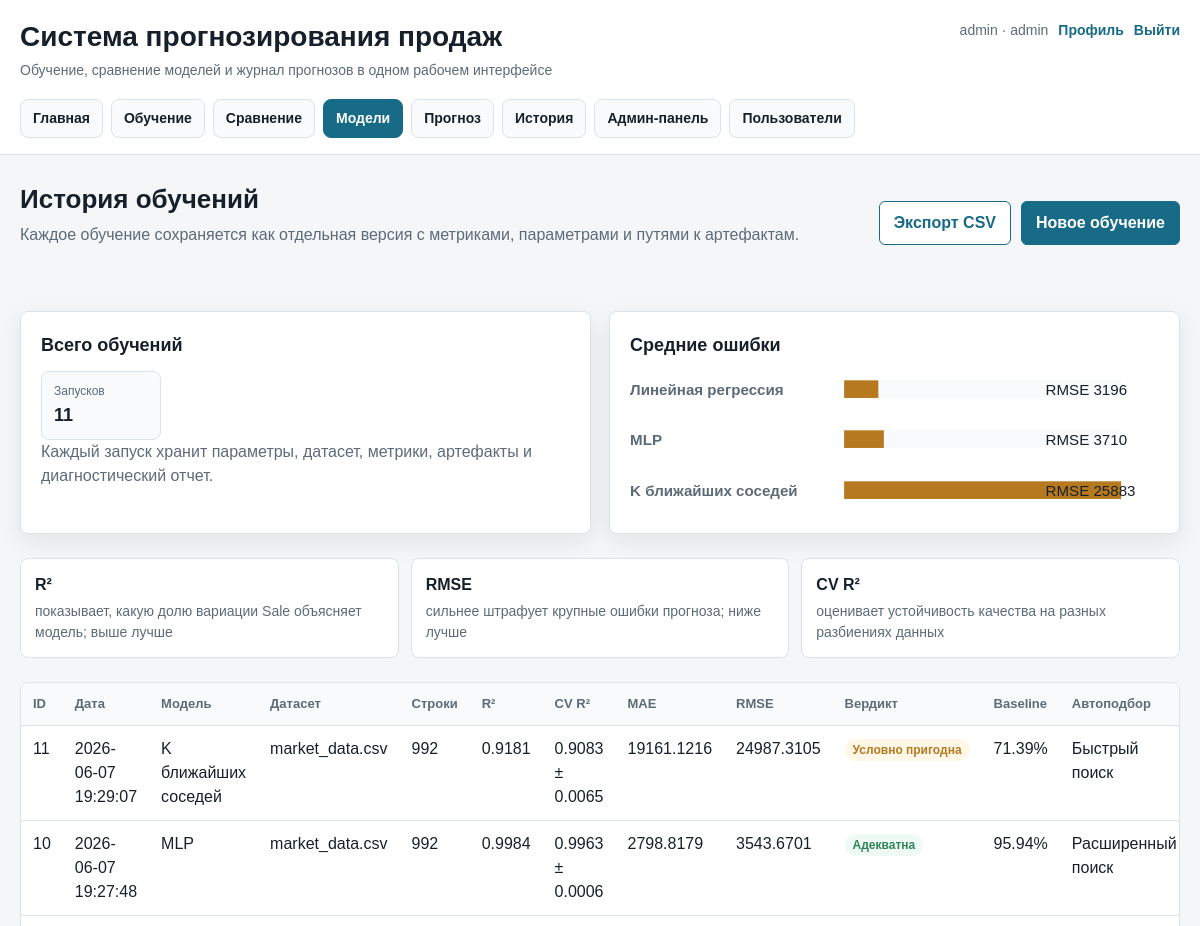
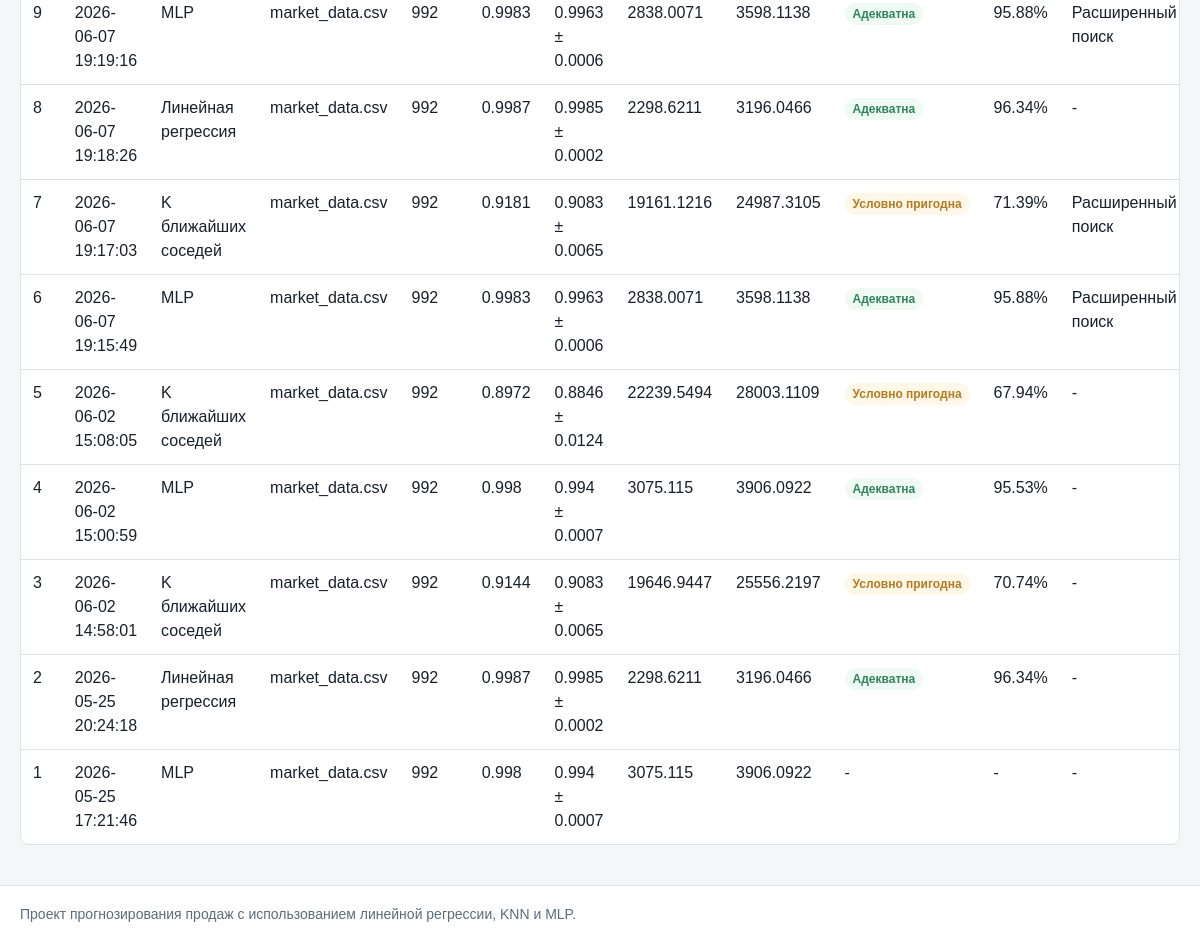
The page /models (signed in) on the database its author committed (2 pictures, top to bottom).
### tables this page shows
CREATE TABLE model_training_history (
            id INTEGER PRIMARY KEY AUTOINCREMENT,
            model_name TEXT NOT NULL,
            model_title TEXT NOT NULL,
            dataset_name TEXT NOT NULL,
            rows_count INTEGER NOT NULL,
            train_size INTEGER NOT NULL,
            test_size INTEGER NOT NULL,
            feature_columns TEXT NOT NULL,
            parameters TEXT,
            metrics_r2 REAL NOT NULL,
            metrics_mae REAL NOT NULL,
            metrics_rmse REAL NOT NULL,
            cv_r2_mean REAL,
            cv_r2_std REAL,
            artifact_dir TEXT,
            model_path TEXT,
            x_scaler_path TEXT,
            y_scaler_path TEXT,
            coefficients TEXT,
            loss_history TEXT,
            dataset_report TEXT,
            created_at TEXT NOT NULL
        , train_metrics TEXT, baseline_metrics TEXT, residual_report TEXT, adequacy_report TEXT, training_protocol TEXT, hyperparameter_search_report TEXT);

### app/routes.py (the view)
@main_bp.route("/models")
@login_required
def trained_models():
    rows = get_training_history(current_app.config["DATABASE_PATH"])
    stats = get_training_summary_stats(current_app.config["DATABASE_PATH"])
    return render_template("models.html", rows=build_training_history_view(rows), stats=stats)

### app/database/db.py (called while the page is built)
def get_connection(db_path: str):
    conn = sqlite3.connect(db_path)
    conn.row_factory = sqlite3.Row
    return conn

def get_training_history(db_path: str, limit: int | None = None):
    conn = get_connection(db_path)
    cursor = conn.cursor()
    sql = """
        SELECT *
        FROM model_training_history
        ORDER BY id DESC
    """
    params = ()
    if limit is not None:
        sql += " LIMIT ?"
        params = (limit,)
    cursor.execute(sql, params)
    rows = cursor.fetchall()
    conn.close()
    return rows

### app/routes.py (called while the page is built)
def json_load(value, fallback):
    if not value:
        return fallback
    try:
        return json.loads(value)
    except json.JSONDecodeError:
        return fallback

def build_training_history_view(rows):
    view_rows = []
    for row in rows:
        item = {key: row[key] for key in row.keys()}
        adequacy_report = json_load(row["adequacy_report"], {})
        baseline_metrics = json_load(row["baseline_metrics"], {})
        search_report = json_load(row["hyperparameter_search_report"], {})
        item["verdict"] = adequacy_report.get("verdict")
        item["verdict_label"] = adequacy_report.get("verdict_label")
        item["baseline_improvement_percent"] = adequacy_report.get("baseline_improvement_percent")
        item["baseline_rmse"] = baseline_metrics.get("rmse")
        item["search_enabled"] = search_report.get("enabled", False)
        item["search_mode_title"] = search_report.get("mode_title")
        view_rows.append(item)
    return view_rows

### app/templates/models.html (shortened to what this page needs)
{% extends "base.html" %}
{% block content %}
<section class="dashboard-section">
    <div class="page-header">
        <div>
            <h2>История обучений</h2>
            <p>Каждое обучение сохраняется как отдельная версия с метриками, параметрами и путями к артефактам.</p>
        </div>
        <div class="actions-row">
            <a class="button button-secondary" href="{{ url_for('main.export_models_csv') }}">Экспорт CSV</a>
            <a class="button" href="{{ url_for('main.upload') }}">Новое обучение</a>
        </div>
    </div>
    <div class="dashboard-grid">
        <div class="dashboard-card">
            <h3>Всего обучений</h3>
            <div class="metric-row">
                <div class="metric-pill"><span>Запусков</span><strong>{{ stats.total_training_runs }}</strong></div>
            </div>
            <p>Каждый запуск хранит параметры, датасет, метрики, артефакты и диагностический отчет.</p>
        </div>
        <div class="dashboard-card">
            <h3>Средние ошибки</h3>
            {% if stats.avg_errors %}
                <div class="bar-list">
                    {% for row in stats.avg_errors %}
                        <svg class="mini-bar-svg" viewBox="0 0 420 34" role="img" aria-label="{{ row.model_title }}">
                            <text class="chart-row-label" x="0" y="21">{{ row.model_title }}</text>
                            <rect class="mini-bar-track" x="170" y="9" width="220" height="14"></rect>
                            <rect class="mini-bar-fill mini-bar-warning" x="170" y="9" width="{{ (row.avg_rmse / stats.avg_errors[-1].avg_rmse * 220) if stats.avg_errors[-1].avg_rmse else 0 }}" height="14"></rect>
                            <text class="chart-value-label" x="330" y="21">RMSE {{ "%.0f"|format(row.avg_rmse) }}</text>
                        </svg>
                    {% endfor %}
                </div>
            {% else %}
                <p>Нет данных.</p>
            {% endif %}
        </div>
    </div>
    <div class="info-strip">
        <div>
            <strong>R²</strong>
            <span>показывает, какую долю вариации Sale объясняет модель; выше лучше</span>
        </div>
        <div>
            <strong>RMSE</strong>
            <span>сильнее штрафует крупные ошибки прогноза; ниже лучше</span>
        </div>
        <div>
            <strong>CV R²</strong>
            <span>оценивает устойчивость качества на разных разбиениях данных</span>
        </div>
    </div>
    {% if rows %}
        <div class="table-wrapper">
            <table class="data-table">
                <thead>
                    <tr>
                        <th>ID</th>
                        <th>Дата</th>
                        <th>Модель</th>
                        <th>Датасет</th>
                        <th>Строки</th>
                        <th>R²</th>
                        <th>CV R²</th>
                        <th>MAE</th>
                        <th>RMSE</th>
                        <th>Вердикт</th>
                        <th>Baseline</th>
                        <th>Автоподбор</th>
                    </tr>
                </thead>
                <tbody>
                    {% for row in rows %}
                        <tr>
                            <td>{{ row["id"] }}</td>
                            <td>{{ row["created_at"] }}</td>
                            <td>{{ row["model_title"] }}</td>
                            <td>{{ row["dataset_name"] }}</td>
                            <td>{{ row["rows_count"] }}</td>
                            <td>{{ row["metrics_r2"] }}</td>
                            <td>
                                {% if row["cv_r2_mean"] is not none %}
                                    {{ row["cv_r2_mean"] }} ± {{ row["cv_r2_std"] }}
                                {% else %}
                                    -
                                {% endif %}
                            </td>
                            <td>{{ row["metrics_mae"] }}</td>
                            <td>{{ row["metrics_rmse"] }}</td>
                            <td>
                                {% if row["verdict_label"] %}
                                    {% if row["verdict"] == "good" %}
                                        <span class="status-badge status-success">{{ row["verdict_label"] }}</span>
                                    {% elif row["verdict"] == "warning" %}
                                        <span class="status-badge status-warning">{{ row["verdict_label"] }}</span>
                                    {% else %}
                                        <span class="status-badge status-error">{{ row["verdict_label"] }}</span>
                                    {% endif %}
                                {% else %}
                                    -
                                {% endif %}
                            </td>
                            <td>
                                {% if row["baseline_improvement_percent"] is not none %}
                                    {{ row["baseline_improvement_percent"] }}%
                                {% else %}
                                    -
                                {% endif %}
                            </td>
                            <td>
                                {% if row["search_enabled"] %}
                                    {{ row["search_mode_title"] }}
                                {% else %}
                                    -
                                {% endif %}
                            </td>
                        </tr>
                    {% endfor %}
                </tbody>
            </table>
        </div>
    {% else %}
        <div class="empty-state">История обучения пока пуста. Запустите обучение модели на странице «Обучение».</div>
    {% endif %}
</section>
{% endblock %}

### app/static/css/style.css (style rules this page uses)
:root { --bg: #f4f6f8; --surface: #ffffff; --surface-muted: #f8fafc; --border: #dbe3ea; --border-strong: #bdcad5; --text: #17202a; --muted: #5d6b78; --primary: #176b87; --primary-dark: #104f63; --success: #2f855a; --danger: #b42318; --warning: #b7791f; --info: #2457a6; --shadow: 0 8px 24px rgba(23, 32, 42, 0.08); }
* { box-sizing: border-box; }
body { margin: 0; background: var(--bg); color: var(--text); font-family: Arial, sans-serif; line-height: 1.5; }
a { color: var(--primary); text-decoration: none; }
.page-header { display: flex; align-items: flex-start; justify-content: space-between; gap: 20px; margin-bottom: 24px; }
.page-header h2, .section-title { margin: 0; font-size: 26px; line-height: 1.25; }
.page-header p { max-width: 780px; margin: 8px 0 0; color: var(--muted); }
.panel, .dashboard-card, .info-panel, .result-panel, .auth-panel { background: var(--surface); border: 1px solid var(--border); border-radius: 8px; box-shadow: var(--shadow); }
.dashboard-section { display: grid; gap: 24px; }
.dashboard-grid, .stats-grid { display: grid; grid-template-columns: repeat(2, minmax(0, 1fr)); gap: 18px; }
.info-strip { display: grid; grid-template-columns: repeat(3, minmax(0, 1fr)); gap: 12px; }
.info-strip > div { padding: 14px; border: 1px solid var(--border); border-radius: 8px; background: var(--surface); }
.info-strip strong, .info-strip span { display: block; }
.info-strip span { margin-top: 4px; color: var(--muted); font-size: 14px; }
.dashboard-card, .info-panel, .result-panel { padding: 20px; }
.dashboard-card h3, .info-panel h3, .result-panel h3 { margin: 0 0 10px; font-size: 18px; }
.dashboard-card p, .info-panel p, .result-panel p { margin: 0 0 14px; color: var(--muted); }
.metric-row { display: flex; flex-wrap: wrap; gap: 12px; margin-top: 12px; }
.metric-pill { min-width: 120px; padding: 10px 12px; border-radius: 8px; background: var(--surface-muted); border: 1px solid var(--border); }
.metric-pill span { display: block; color: var(--muted); font-size: 12px; }
.metric-pill strong { display: block; margin-top: 2px; font-size: 18px; }
.actions-row { display: flex; flex-wrap: wrap; gap: 10px; align-items: center; margin: 18px 0; }
.button, button { display: inline-flex; align-items: center; justify-content: center; min-height: 40px; padding: 9px 14px; border: 1px solid var(--primary); border-radius: 6px; background: var(--primary); color: #fff; font-weight: 700; cursor: pointer; }
.button-secondary { background: #fff; color: var(--primary); }
.table-wrapper { width: 100%; overflow-x: auto; border: 1px solid var(--border); border-radius: 8px; background: var(--surface); }
.data-table { width: 100%; min-width: 760px; border-collapse: collapse; }
.data-table th, .data-table td { padding: 11px 12px; border-bottom: 1px solid var(--border); text-align: left; vertical-align: top; }
.data-table th { background: var(--surface-muted); color: var(--muted); font-size: 13px; }
.data-table tr:last-child td { border-bottom: 0; }
.status-badge { flex: 0 0 auto; padding: 4px 8px; border-radius: 999px; font-size: 12px; font-style: normal; font-weight: 700; white-space: nowrap; }
.status-trained, .status-success { background: #effaf4; color: var(--success); }
.status-warning { background: #fff8e8; color: var(--warning); }
.chart-label, .chart-row-label, .chart-value-label, .chart-axis-title { fill: var(--muted); font-size: 12px; }
.chart-row-label { font-weight: 700; }
.chart-value-label { fill: var(--text); }
.bar-list { display: grid; gap: 8px; }
.mini-bar-svg { display: block; width: 100%; height: auto; }

### rows shown on the page
model_training_history: id "11", created_at "2026-06-07 19:29:07", model_title "K ближайших соседей", dataset_name "market_data.csv", rows_count "992", metrics_r2 "0.9181", cv_r2_mean "0.9083", cv_r2_std "0.0065", metrics_mae "19161.1216", metrics_rmse "24987.3105", verdict_label "Условно пригодна", baseline_improvement_percent "71.39", search_mode_title "Быстрый поиск"
model_training_history: id "10", created_at "2026-06-07 19:27:48", model_title "MLP", dataset_name "market_data.csv", rows_count "992", metrics_r2 "0.9984", cv_r2_mean "0.9963", cv_r2_std "0.0006", metrics_mae "2798.8179", metrics_rmse "3543.6701", verdict_label "Адекватна", baseline_improvement_percent "95.94", search_mode_title "Расширенный поиск"
model_training_history: id "9", created_at "2026-06-07 19:19:16", model_title "MLP", dataset_name "market_data.csv", rows_count "992", metrics_r2 "0.9983", cv_r2_mean "0.9963", cv_r2_std "0.0006", metrics_mae "2838.0071", metrics_rmse "3598.1138", verdict_label "Адекватна", baseline_improvement_percent "95.88", search_mode_title "Расширенный поиск"
model_training_history: id "8", created_at "2026-06-07 19:18:26", model_title "Линейная регрессия", dataset_name "market_data.csv", rows_count "992", metrics_r2 "0.9987", cv_r2_mean "0.9985", cv_r2_std "0.0002", metrics_mae "2298.6211", metrics_rmse "3196.0466", verdict_label "Адекватна", baseline_improvement_percent "96.34"
model_training_history: id "7", created_at "2026-06-07 19:17:03", model_title "K ближайших соседей", dataset_name "market_data.csv", rows_count "992", metrics_r2 "0.9181", cv_r2_mean "0.9083", cv_r2_std "0.0065", metrics_mae "19161.1216", metrics_rmse "24987.3105", verdict_label "Условно пригодна", baseline_improvement_percent "71.39", search_mode_title "Расширенный поиск"
model_training_history: id "6", created_at "2026-06-07 19:15:49", model_title "MLP", dataset_name "market_data.csv", rows_count "992", metrics_r2 "0.9983", cv_r2_mean "0.9963", cv_r2_std "0.0006", metrics_mae "2838.0071", metrics_rmse "3598.1138", verdict_label "Адекватна", baseline_improvement_percent "95.88", search_mode_title "Расширенный поиск"
model_training_history: id "5", created_at "2026-06-02 15:08:05", model_title "K ближайших соседей", dataset_name "market_data.csv", rows_count "992", metrics_r2 "0.8972", cv_r2_mean "0.8846", cv_r2_std "0.0124", metrics_mae "22239.5494", metrics_rmse "28003.1109", verdict_label "Условно пригодна", baseline_improvement_percent "67.94"
model_training_history: id "4", created_at "2026-06-02 15:00:59", model_title "MLP", dataset_name "market_data.csv", rows_count "992", metrics_r2 "0.998", cv_r2_mean "0.994", cv_r2_std "0.0007", metrics_mae "3075.115", metrics_rmse "3906.0922", verdict_label "Адекватна", baseline_improvement_percent "95.53"
model_training_history: id "3", created_at "2026-06-02 14:58:01", model_title "K ближайших соседей", dataset_name "market_data.csv", rows_count "992", metrics_r2 "0.9144", cv_r2_mean "0.9083", cv_r2_std "0.0065", metrics_mae "19646.9447", metrics_rmse "25556.2197", verdict_label "Условно пригодна", baseline_improvement_percent "70.74"
model_training_history: id "2", created_at "2026-05-25 20:24:18", model_title "Линейная регрессия", dataset_name "market_data.csv", rows_count "992", metrics_r2 "0.9987", cv_r2_mean "0.9985", cv_r2_std "0.0002", metrics_mae "2298.6211", metrics_rmse "3196.0466", verdict_label "Адекватна", baseline_improvement_percent "96.34"
model_training_history: id "1", created_at "2026-05-25 17:21:46", model_title "MLP", dataset_name "market_data.csv", rows_count "992", metrics_r2 "0.998", cv_r2_mean "0.994", cv_r2_std "0.0007", metrics_mae "3075.115", metrics_rmse "3906.0922"

### other values the page prints
{{ session.get("username") }} "admin"
{{ session.get("user_role") }} "admin"
{{ stats.total_training_runs }} "11"
{{ row.model_title }} "Линейная регрессия" "MLP" "K ближайших соседей"
{{ "%.0f"|format(row.avg_rmse) }} "3196" "3710" "25883"
